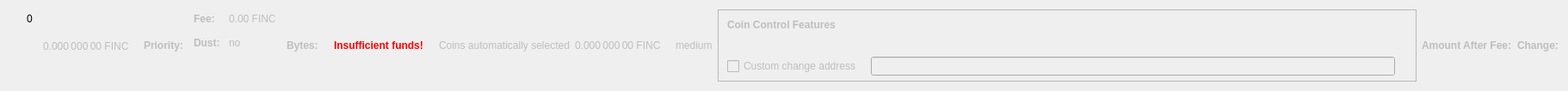
    <widget class="QWidget" name="dummyHideWidget" native="true">
     <property name="maximumSize">
      <size>
       <width>100</width>
       <height>22</height>
      </size>
     </property>
     <layout class="QHBoxLayout" name="dummyHideLayout">
      <item>
       <layout class="QFormLayout" name="formLayoutCoinControl1">
        <property name="horizontalSpacing">
         <number>10</number>
        </property>
        <property name="verticalSpacing">
         <number>14</number>
        </property>
        <property name="leftMargin">
         <number>10</number>
        </property>
        <property name="topMargin">
         <number>4</number>
        </property>
        <property name="rightMargin">
         <number>6</number>
        </property>
        <item row="0" column="1">
         <widget class="QLabel" name="labelCoinControlBytes">
          <property name="cursor">
           <cursorShape>IBeamCursor</cursorShape>
          </property>
          <property name="contextMenuPolicy">
           <enum>Qt::ActionsContextMenu</enum>
          </property>
          <property name="text">
           <string notr="true">0</string>
          </property>
          <property name="textInteractionFlags">
           <set>Qt::LinksAccessibleByMouse|Qt::TextSelectableByKeyboard|Qt::TextSelectableByMouse</set>
          </property>
         </widget>
        </item>
       </layout>
      </item>
      <item>
       <widget class="QLabel" name="labelCoinControlAfterFee">
        <property name="enabled">
         <bool>false</bool>
        </property>
        <property name="sizePolicy">
         <sizepolicy hsizetype="Fixed" vsizetype="Fixed">
          <horstretch>0</horstretch>
          <verstretch>0</verstretch>
         </sizepolicy>
        </property>
        <property name="minimumSize">
         <size>
          <width>111</width>
          <height>12</height>
         </size>
        </property>
        <property name="maximumSize">
         <size>
          <width>111</width>
          <height>12</height>
         </size>
        </property>
        <property name="cursor">
         <cursorShape>IBeamCursor</cursorShape>
        </property>
        <property name="contextMenuPolicy">
         <enum>Qt::ActionsContextMenu</enum>
        </property>
        <property name="text">
         <string notr="true">0.000 000 00 FINC</string>
        </property>
        <property name="textInteractionFlags">
         <set>Qt::LinksAccessibleByMouse|Qt::TextSelectableByKeyboard|Qt::TextSelectableByMouse</set>
        </property>
       </widget>
      </item>
      <item>
       <widget class="QLabel" name="labelCoinControlPriorityText">
        <property name="enabled">
         <bool>false</bool>
        </property>
        <property name="font">
         <font>
          <weight>75</weight>
          <bold>true</bold>
         </font>
        </property>
        <property name="text">
         <string>Priority:</string>
        </property>
       </widget>
      </item>
      <item>
       <layout class="QHBoxLayout" name="horizontalLayout"/>
      </item>
      <item>
       <layout class="QFormLayout" name="formLayoutCoinControl3">
        <property name="horizontalSpacing">
         <number>10</number>
        </property>
        <property name="verticalSpacing">
         <number>14</number>
        </property>
        <property name="leftMargin">
         <number>6</number>
        </property>
        <property name="topMargin">
         <number>4</number>
        </property>
        <property name="rightMargin">
         <number>6</number>
        </property>
        <item row="0" column="0">
         <widget class="QLabel" name="labelCoinControlFeeText">
          <property name="enabled">
           <bool>false</bool>
          </property>
          <property name="font">
           <font>
            <weight>75</weight>
            <bold>true</bold>
           </font>
          </property>
          <property name="text">
           <string>Fee:</string>
          </property>
          <property name="margin">
           <number>0</number>
          </property>
         </widget>
        </item>
        <item row="0" column="1">
         <widget class="QLabel" name="labelCoinControlFee">
          <property name="enabled">
           <bool>false</bool>
          </property>
          <property name="cursor">
           <cursorShape>IBeamCursor</cursorShape>
          </property>
          <property name="contextMenuPolicy">
           <enum>Qt::ActionsContextMenu</enum>
          </property>
          <property name="text">
           <string notr="true">0.00 FINC</string>
          </property>
          <property name="textInteractionFlags">
           <set>Qt::LinksAccessibleByMouse|Qt::TextSelectableByKeyboard|Qt::TextSelectableByMouse</set>
          </property>
         </widget>
        </item>
        <item row="1" column="0">
         <widget class="QLabel" name="labelCoinControlLowOutputText">
          <property name="enabled">
           <bool>false</bool>
          </property>
          <property name="font">
           <font>
            <weight>75</weight>
            <bold>true</bold>
           </font>
          </property>
          <property name="text">
           <string>Dust:</string>
          </property>
         </widget>
        </item>
        <item row="1" column="1">
         <widget class="QLabel" name="labelCoinControlLowOutput">
          <property name="enabled">
           <bool>false</bool>
          </property>
          <property name="cursor">
           <cursorShape>IBeamCursor</cursorShape>
          </property>
          <property name="contextMenuPolicy">
           <enum>Qt::ActionsContextMenu</enum>
          </property>
          <property name="text">
           <string>no</string>
          </property>
          <property name="textInteractionFlags">
           <set>Qt::LinksAccessibleByMouse|Qt::TextSelectableByKeyboard|Qt::TextSelectableByMouse</set>
          </property>
         </widget>
        </item>
       </layout>
      </item>
      <item>
       <widget class="QLabel" name="labelCoinControlBytesText">
        <property name="enabled">
         <bool>false</bool>
        </property>
        <property name="font">
         <font>
          <weight>75</weight>
          <bold>true</bold>
         </font>
        </property>
        <property name="text">
         <string>Bytes:</string>
        </property>
       </widget>
      </item>
      <item>
       <layout class="QFormLayout" name="formLayoutCoinControl2">
        <property name="horizontalSpacing">
         <number>10</number>
        </property>
        <property name="verticalSpacing">
         <number>14</number>
        </property>
        <property name="leftMargin">
         <number>6</number>
        </property>
        <property name="topMargin">
         <number>4</number>
        </property>
        <property name="rightMargin">
         <number>6</number>
        </property>
       </layout>
      </item>
      <item>
       <layout class="QHBoxLayout" name="horizontalLayoutCoinControl2">
        <property name="spacing">
         <number>8</number>
        </property>
        <property name="bottomMargin">
         <number>10</number>
        </property>
       </layout>
      </item>
      <item>
       <widget class="QLabel" name="labelCoinControlInsuffFunds">
        <property name="enabled">
         <bool>false</bool>
        </property>
        <property name="minimumSize">
         <size>
          <width>0</width>
          <height>0</height>
         </size>
        </property>
        <property name="font">
         <font>
          <weight>75</weight>
          <bold>true</bold>
         </font>
        </property>
        <property name="styleSheet">
         <string notr="true">color:red;font-weight:bold;</string>
        </property>
        <property name="text">
         <string>Insufficient funds!</string>
        </property>
        <property name="margin">
         <number>5</number>
        </property>
       </widget>
      </item>
      <item>
       <layout class="QFormLayout" name="formLayoutCoinControl4">
        <property name="horizontalSpacing">
         <number>10</number>
        </property>
        <property name="verticalSpacing">
         <number>14</number>
        </property>
        <property name="leftMargin">
         <number>6</number>
        </property>
        <property name="topMargin">
         <number>4</number>
        </property>
        <property name="rightMargin">
         <number>6</number>
        </property>
       </layout>
      </item>
      <item>
       <widget class="QLabel" name="labelCoinControlAutomaticallySelected">
        <property name="enabled">
         <bool>false</bool>
        </property>
        <property name="sizePolicy">
         <sizepolicy hsizetype="Fixed" vsizetype="Fixed">
          <horstretch>0</horstretch>
          <verstretch>0</verstretch>
         </sizepolicy>
        </property>
        <property name="minimumSize">
         <size>
          <width>0</width>
          <height>0</height>
         </size>
        </property>
        <property name="maximumSize">
         <size>
          <width>240</width>
          <height>16777215</height>
         </size>
        </property>
        <property name="text">
         <string>Coins automatically selected</string>
        </property>
        <property name="margin">
         <number>5</number>
        </property>
       </widget>
      </item>
      <item>
       <widget class="QLabel" name="labelCoinControlChange">
        <property name="enabled">
         <bool>false</bool>
        </property>
        <property name="sizePolicy">
         <sizepolicy hsizetype="Fixed" vsizetype="Fixed">
          <horstretch>0</horstretch>
          <verstretch>0</verstretch>
         </sizepolicy>
        </property>
        <property name="minimumSize">
         <size>
          <width>111</width>
          <height>0</height>
         </size>
        </property>
        <property name="maximumSize">
         <size>
          <width>111</width>
          <height>16777215</height>
         </size>
        </property>
        <property name="cursor">
         <cursorShape>IBeamCursor</cursorShape>
        </property>
        <property name="contextMenuPolicy">
         <enum>Qt::ActionsContextMenu</enum>
        </property>
        <property name="text">
         <string notr="true">0.000 000 00 FINC</string>
        </property>
        <property name="textInteractionFlags">
         <set>Qt::LinksAccessibleByMouse|Qt::TextSelectableByKeyboard|Qt::TextSelectableByMouse</set>
        </property>
       </widget>
      </item>
      <item>
       <widget class="QLabel" name="labelCoinControlPriority">
        <property name="enabled">
         <bool>false</bool>
        </property>
        <property name="cursor">
         <cursorShape>IBeamCursor</cursorShape>
        </property>
        <property name="contextMenuPolicy">
         <enum>Qt::ActionsContextMenu</enum>
        </property>
        <property name="text">
         <string>medium</string>
        </property>
        <property name="textInteractionFlags">
         <set>Qt::LinksAccessibleByMouse|Qt::TextSelectableByKeyboard|Qt::TextSelectableByMouse</set>
        </property>
       </widget>
      </item>
      <item>
       <widget class="QFrame" name="frameCoinControl">
        <property name="sizePolicy">
         <sizepolicy hsizetype="Expanding" vsizetype="Expanding">
          <horstretch>0</horstretch>
          <verstretch>0</verstretch>
         </sizepolicy>
        </property>
        <property name="maximumSize">
         <size>
          <width>16777215</width>
          <height>16777215</height>
         </size>
        </property>
        <property name="frameShape">
         <enum>QFrame::StyledPanel</enum>
        </property>
        <property name="frameShadow">
         <enum>QFrame::Sunken</enum>
        </property>
        <layout class="QVBoxLayout" name="verticalLayoutCoinControl2_2">
         <property name="spacing">
          <number>0</number>
         </property>
         <property name="leftMargin">
          <number>0</number>
         </property>
         <property name="topMargin">
          <number>0</number>
         </property>
         <property name="rightMargin">
          <number>0</number>
         </property>
         <property name="bottomMargin">
          <number>6</number>
         </property>
         <item>
          <layout class="QVBoxLayout" name="verticalLayoutCoinControl" stretch="0,0,0,1">
           <property name="spacing">
            <number>0</number>
           </property>
           <property name="leftMargin">
            <number>10</number>
           </property>
           <property name="topMargin">
            <number>10</number>
           </property>
           <item>
            <layout class="QHBoxLayout" name="horizontalLayoutCoinControl1">
             <property name="bottomMargin">
              <number>15</number>
             </property>
             <item>
              <widget class="QLabel" name="labelCoinControlFeatures">
               <property name="enabled">
                <bool>false</bool>
               </property>
               <property name="sizePolicy">
                <sizepolicy hsizetype="Preferred" vsizetype="Maximum">
                 <horstretch>0</horstretch>
                 <verstretch>0</verstretch>
                </sizepolicy>
               </property>
               <property name="font">
                <font>
                 <weight>75</weight>
                 <bold>true</bold>
                </font>
               </property>
               <property name="styleSheet">
                <string notr="true">font-weight:bold;</string>
               </property>
               <property name="text">
                <string>Coin Control Features</string>
               </property>
              </widget>
             </item>
            </layout>
           </item>
           <item>
            <widget class="QWidget" name="widgetCoinControl" native="true">
             <property name="sizePolicy">
              <sizepolicy hsizetype="Preferred" vsizetype="Preferred">
               <horstretch>0</horstretch>
               <verstretch>0</verstretch>
              </sizepolicy>
             </property>
             <property name="minimumSize">
              <size>
               <width>0</width>
               <height>0</height>
              </size>
             </property>
             <property name="styleSheet">
              <string notr="true"/>
             </property>
             <layout class="QHBoxLayout" name="horizontalLayoutCoinControl5_2">
              <property name="leftMargin">
               <number>0</number>
              </property>
              <property name="topMargin">
               <number>0</number>
              </property>
              <property name="rightMargin">
               <number>0</number>
              </property>
              <property name="bottomMargin">
               <number>0</number>
              </property>
              <item>
               <layout class="QHBoxLayout" name="horizontalLayoutCoinControl3">
                <property name="spacing">
                 <number>20</number>
                </property>
                <property name="topMargin">
                 <number>0</number>
                </property>
                <property name="bottomMargin">
                 <number>10</number>
                </property>
               </layout>
              </item>
             </layout>
            </widget>
           </item>
           <item>
            <layout class="QHBoxLayout" name="horizontalLayoutCoinControl4" stretch="0,0,0">
             <property name="spacing">
              <number>12</number>
             </property>
             <property name="sizeConstraint">
              <enum>QLayout::SetDefaultConstraint</enum>
             </property>
             <property name="topMargin">
              <number>5</number>
             </property>
             <property name="rightMargin">
              <number>5</number>
             </property>
             <item>
              <widget class="QCheckBox" name="checkBoxCoinControlChange">
               <property name="enabled">
                <bool>false</bool>
               </property>
               <property name="toolTip">
                <string>If this is activated, but the change address is empty or invalid, change will be sent to a newly generated address.</string>
               </property>
               <property name="text">
                <string>Custom change address</string>
               </property>
              </widget>
             </item>
             <item>
              <widget class="QValidatedLineEdit" name="lineEditCoinControlChange">
               <property name="enabled">
                <bool>false</bool>
               </property>
               <property name="sizePolicy">
                <sizepolicy hsizetype="Expanding" vsizetype="Fixed">
                 <horstretch>0</horstretch>
                 <verstretch>0</verstretch>
                </sizepolicy>
               </property>
              </widget>
             </item>
             <item>
              <widget class="QLabel" name="labelCoinControlChangeLabel_2">
               <property name="sizePolicy">
                <sizepolicy hsizetype="Preferred" vsizetype="Expanding">
                 <horstretch>0</horstretch>
                 <verstretch>0</verstretch>
                </sizepolicy>
               </property>
               <property name="minimumSize">
                <size>
                 <width>0</width>
                 <height>0</height>
                </size>
               </property>
               <property name="text">
                <string/>
               </property>
               <property name="margin">
                <number>3</number>
               </property>
              </widget>
             </item>
            </layout>
           </item>
           <item>
            <spacer name="verticalSpacerCoinControl">
             <property name="orientation">
              <enum>Qt::Vertical</enum>
             </property>
             <property name="sizeHint" stdset="0">
              <size>
               <width>800</width>
               <height>1</height>
              </size>
             </property>
            </spacer>
           </item>
          </layout>
         </item>
        </layout>
       </widget>
      </item>
      <item>
       <widget class="QLabel" name="labelCoinControlAfterFeeText">
        <property name="enabled">
         <bool>false</bool>
        </property>
        <property name="minimumSize">
         <size>
          <width>0</width>
          <height>0</height>
         </size>
        </property>
        <property name="maximumSize">
         <size>
          <width>16777215</width>
          <height>16777215</height>
         </size>
        </property>
        <property name="font">
         <font>
          <weight>75</weight>
          <bold>true</bold>
         </font>
        </property>
        <property name="text">
         <string>Amount After Fee:</string>
        </property>
        <property name="alignment">
         <set>Qt::AlignLeading|Qt::AlignLeft|Qt::AlignVCenter</set>
        </property>
        <property name="margin">
         <number>0</number>
        </property>
       </widget>
      </item>
      <item>
       <widget class="QLabel" name="labelCoinControlChangeText">
        <property name="enabled">
         <bool>false</bool>
        </property>
        <property name="sizePolicy">
         <sizepolicy hsizetype="Preferred" vsizetype="Preferred">
          <horstretch>0</horstretch>
          <verstretch>0</verstretch>
         </sizepolicy>
        </property>
        <property name="minimumSize">
         <size>
          <width>0</width>
          <height>0</height>
         </size>
        </property>
        <property name="maximumSize">
         <size>
          <width>16777215</width>
          <height>16777215</height>
         </size>
        </property>
        <property name="font">
         <font>
          <weight>75</weight>
          <bold>true</bold>
         </font>
        </property>
        <property name="text">
         <string>Change:</string>
        </property>
        <property name="alignment">
         <set>Qt::AlignLeading|Qt::AlignLeft|Qt::AlignVCenter</set>
        </property>
       </widget>
      </item>
     </layout>
    </widget>
